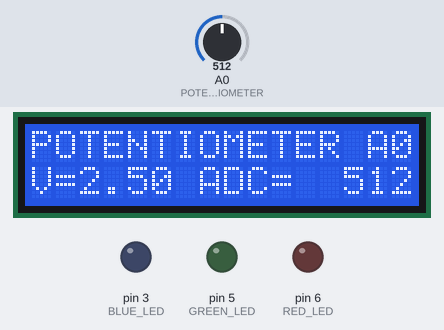
Simulated run of this sketch. Board: Arduino Uno, built with avr-gcc and run on an emulated ATmega328P. Shown: 16×2 character LCD, output pins drawn as LEDs (lit = HIGH). The test bench sets the inputs (shaded band); at power-on: A0 (POTENTIOMETER) = 512.

Above: at 1.2 s.
1.3 s: A0 (POTENTIOMETER) set to 716
At 2.2 s:
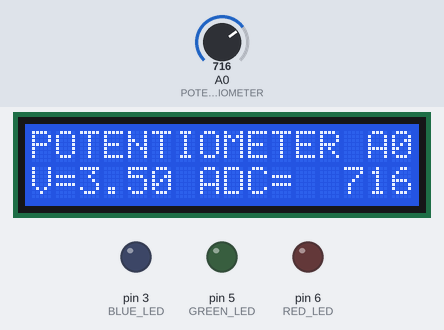
2.8 s: A0 (POTENTIOMETER) set to 900
At 3.2 s:
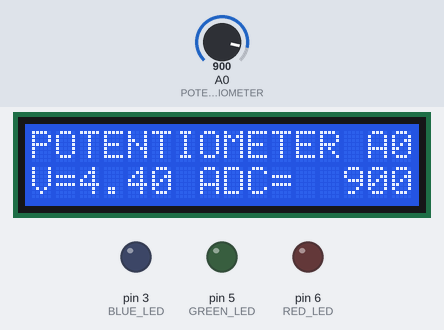
4.3 s: A0 (POTENTIOMETER) set to 1023
At 4.6 s:
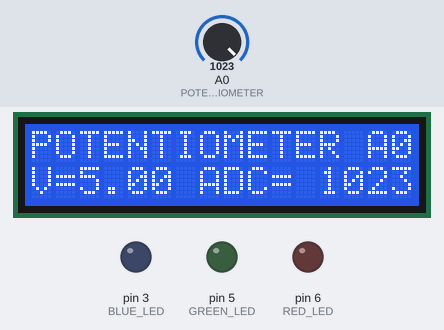
Timing chart, 0 to 7.3 s (numbered marks = the images above; inputs shaded):
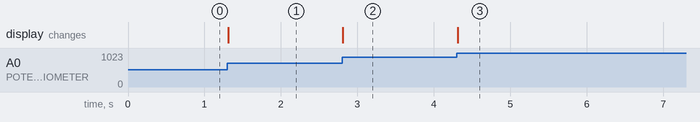

The sketch:

4_1.ino
```cpp
#include <Arduino.h>
#include <LiquidCrystal_I2C.h>

LiquidCrystal_I2C lcd(0x27, 16, 2);

#define RED_BUTTON 2
#define GREEN_BUTTON 4
#define RED_LED 6
#define GREEN_LED 5
#define BLUE_LED 3

#define POTENTIOMETER A0

#define ENCODER1 A2
#define ENCODER2 A3

void setup() {
    Serial.begin(9600);

    lcd.init();
    lcd.clear();
    lcd.backlight();

    pinMode(RED_BUTTON, INPUT_PULLUP);
    pinMode(GREEN_BUTTON, INPUT_PULLUP);

    pinMode(RED_LED, OUTPUT);
    pinMode(GREEN_LED, OUTPUT);
    pinMode(BLUE_LED, OUTPUT);

    lcd.clear();
    lcd.home();
    lcd.print("POTENTIOMETER A0");
    lcd.setCursor(0, 1);
    lcd.print("V=");
    lcd.setCursor(7, 1);
    lcd.print("ADC=");
}

int lastReading = -100;

void loop()
{
    int finalReading = 0;
    int currentReading = analogRead(POTENTIOMETER);

    int delta = abs(currentReading - lastReading);

    // prevents blinking
    if(delta > 2) {
      lastReading = currentReading;

      finalReading = currentReading;
    } else {
      finalReading = lastReading;
    }

    lcd.setCursor(12, 1);

    String voltageStr = "";
    String readingStr = String(finalReading);

    if(readingStr.length() == 1) {
      voltageStr = " 00" + readingStr;
    } else if(readingStr.length() == 2) {
      voltageStr = " 0" + readingStr;
    }else  if(readingStr.length() == 3) {
      voltageStr = " " + readingStr;
    } else  {
      voltageStr = readingStr;
    }


    lcd.print(voltageStr);
    lcd.setCursor(2, 1);

    float scaledPotentiometerValue = (float) finalReading / 1023 * 5;

    lcd.print(String(scaledPotentiometerValue, 2));
}
```

Measured:
- after the input at 1.3 s, the display: changes at once (image 1)
- after the input at 2.8 s, the display: changes at once (image 2)
- after the input at 4.3 s, the display: changes at once (image 3)
